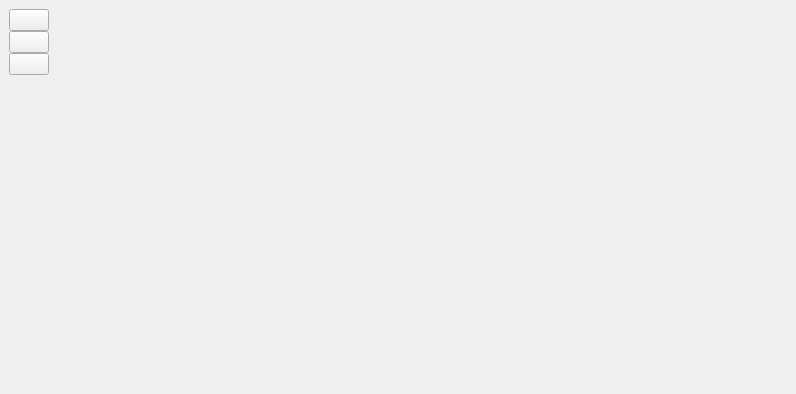
<?xml version="1.0" encoding="UTF-8"?>
<ui version="4.0">
 <class>MainWindow</class>
 <widget class="QMainWindow" name="MainWindow">
  <property name="geometry">
   <rect>
    <x>0</x>
    <y>0</y>
    <width>796</width>
    <height>394</height>
   </rect>
  </property>
  <property name="windowTitle">
   <string>MainWindow</string>
  </property>
  <widget class="QWidget" name="centralwidget">
   <layout class="QHBoxLayout" name="horizontalLayout">
    <item>
     <layout class="QVBoxLayout" name="verticalLayout">
      <property name="spacing">
       <number>0</number>
      </property>
      <item>
       <widget class="QPushButton" name="pbOpenDatabase">
        <property name="text">
         <string/>
        </property>
       </widget>
      </item>
      <item>
       <widget class="QPushButton" name="pbCreateDatabase">
        <property name="text">
         <string/>
        </property>
       </widget>
      </item>
      <item>
       <widget class="QPushButton" name="pbGo">
        <property name="text">
         <string/>
        </property>
       </widget>
      </item>
      <item>
       <spacer name="verticalSpacer">
        <property name="orientation">
         <enum>Qt::Vertical</enum>
        </property>
        <property name="sizeHint" stdset="0">
         <size>
          <width>20</width>
          <height>40</height>
         </size>
        </property>
       </spacer>
      </item>
     </layout>
    </item>
    <item>
     <widget class="QStackedWidget" name="stackedWidget"/>
    </item>
   </layout>
  </widget>
 </widget>
 <resources/>
 <connections/>
</ui>
